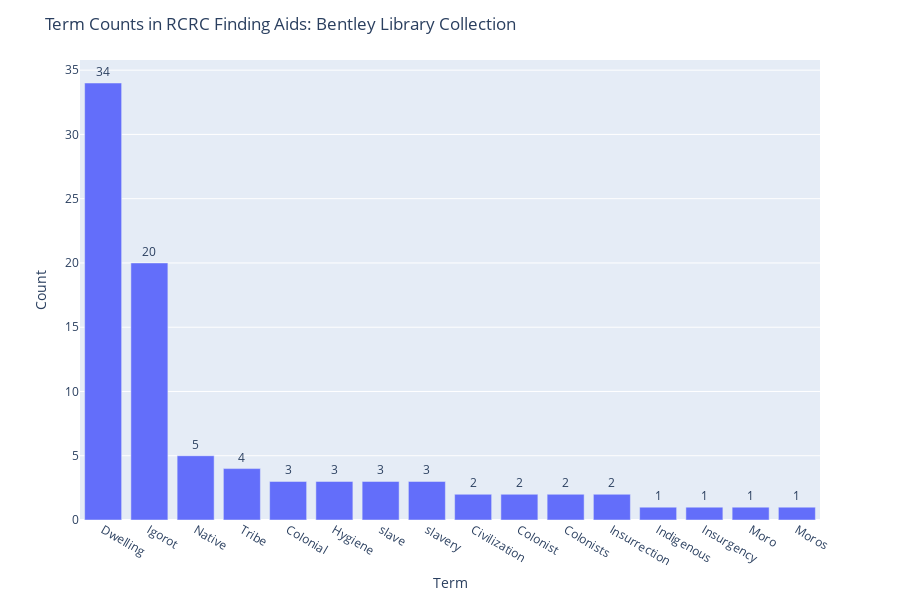

Notebook source saved alongside this figure:
### Code cell
# visualization (this will not show in Github, cause GitHub does not render Plotly visualizations in its web interface)

fig = px.bar(term_frequency.sort_values('Count', ascending=False), x='Term', y='Count', text='Count')
fig.update_traces(textposition='outside', insidetextanchor='middle')
fig.update_layout(title_text="Term Counts in RCRC Finding Aids: Bentley Library Collection", xaxis_title_standoff=10, height=600)
fig.show()
pio.write_image(fig, 'term_frequency_Bentley.png')

### Figure 1 — Plotly figure (JSON) as saved in the notebook; plotly's stock layout.template omitted (floating-point values rounded to 4 significant figures)
{"data": [{"alignmentgroup": "True", "hovertemplate": "Term=%{x}<br>Count=%{text}<extra></extra>", "insidetextanchor": "middle", "legendgroup": "", "marker": {"color": "#636efa", "pattern": {"shape": ""}}, "name": "", "offsetgroup": "", "orientation": "v", "showlegend": false, "text": [34, 20, 5, 4, 3, 3, 3, 3, 2, 2, 2, 2, 1, 1, 1, 1], "textposition": "outside", "type": "bar", "x": ["Dwelling", "Igorot", "Native", "Tribe", "Colonial", "Hygiene", "slave", "slavery", "Civilization", "Colonist", "Colonists", "Insurrection", "Indigenous", "Insurgency", "Moro", "Moros"], "xaxis": "x", "y": [34, 20, 5, 4, 3, 3, 3, 3, 2, 2, 2, 2, 1, 1, 1, 1], "yaxis": "y"}], "layout": {"barmode": "relative", "height": 600, "legend": {"tracegroupgap": 0}, "margin": {"t": 60}, "title": {"text": "Term Counts in RCRC Finding Aids: Bentley Library Collection"}, "xaxis": {"anchor": "y", "domain": [0, 1], "title": {"standoff": 10, "text": "Term"}}, "yaxis": {"anchor": "x", "domain": [0, 1], "title": {"text": "Count"}}}}
